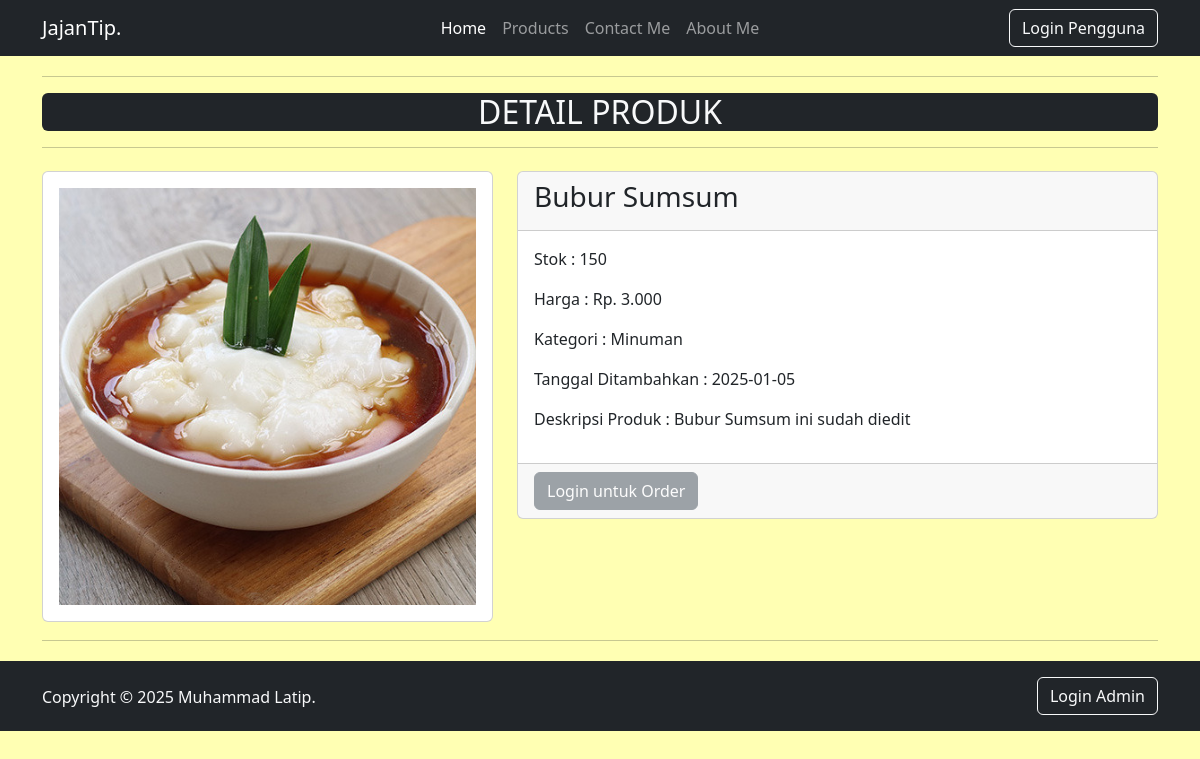
Page /produk-detail.php?id_produk=10 on the committed database.
### tables this page shows
CREATE TABLE `tb_produk` (
  `id_produk` int NOT NULL,
  `gambar_produk` varchar(255) NOT NULL,
  `nama_produk` varchar(255) NOT NULL,
  `deskripsi_produk` text NOT NULL,
  `kategori` enum('Makanan','Minuman') NOT NULL,
  `harga_produk` int NOT NULL,
  `stok_produk` int NOT NULL,
  `tanggal_ditambahkan` date NOT NULL
);

### includes/functions.php (called while the page is built, shortened)
<?php
include("config.php");
function query($query)
{
    global $conn;
    $result = mysqli_query($conn, $query);
    $rows = [];
    while ($row = mysqli_fetch_assoc($result)) {
        $rows[] = $row;
    }
    return $rows;
}

### produk-detail.php (the view, shortened to what this page needs)
<?php
include "includes/functions.php";
$id_produk = $_GET["id_produk"];
$produk = query("SELECT*FROM tb_produk WHERE id_produk=$id_produk")[0];
?>
<!DOCTYPE html>
<html lang="en">
<head>
    <?php include "includes/linkcss.php"; ?>
</head>
<body style="background-color: #ffffb3;">
    <?php include "includes/navbar.php"; ?>
    <div class="container" style="margin-top:60px;">
        <div class="row">
            <div class="col-md-12" style="margin-bottom:7px;">
                <hr>
                <h2 class="text-center bg-dark text-light rounded">DETAIL PRODUK</h2>
                <hr>
            </div>
            <div class="col-md-5">
                <div class="card">
                    <div class="card-body">
                        <img src="img/<?php echo $produk['gambar_produk'] ?>" alt="" class="card-image-top img-fluid">
                    </div>
                </div>
            </div>
            <div class="col-md-7">
                <div class="card">
                    <div class="card-header">
                        <h3><?php echo $produk['nama_produk'] ?></h3>
                    </div>
                    <div class="card-body">
                        <p>Stok : <?php echo $produk["stok_produk"]; ?></p>
                        <p>Harga : Rp. <?php echo number_format($produk["harga_produk"], 0, ',', '.'); ?></p>
                        <p>Kategori : <?php echo $produk["kategori"]; ?></p>
                        <p>Tanggal Ditambahkan : <?php echo $produk["tanggal_ditambahkan"]; ?></p>
                        <p>Deskripsi Produk : <?php echo $produk["deskripsi_produk"]; ?></p>
                    </div>
                    <div class="card-footer">
                        <?php if (isset($_SESSION["login_pengguna"]) && $_SESSION["login_pengguna"] === true): ?>
                            <a href="https://wa.link/u88hda" class="btn btn-success" target="_blank">Order via WhatsApp</a>
                        <?php else: ?>
                            <button class="btn btn-secondary" disabled>Login untuk Order</button>
                        <?php endif; ?>
                    </div>
                </div>
            </div>
            <div class="col-md-12" style="margin-top:2px; margin-bottom:4px;">
                <hr>
            </div>
        </div>
    </div>
    <?php include "includes/footer.php"; ?>
</body>
</html>

### rows in the picture
tb_produk: gambar_produk (picture), nama_produk "Bubur Sumsum", stok_produk "150", harga_produk "3.000", kategori "Minuman", tanggal_ditambahkan "2025-01-05", deskripsi_produk "Bubur Sumsum ini sudah diedit"
